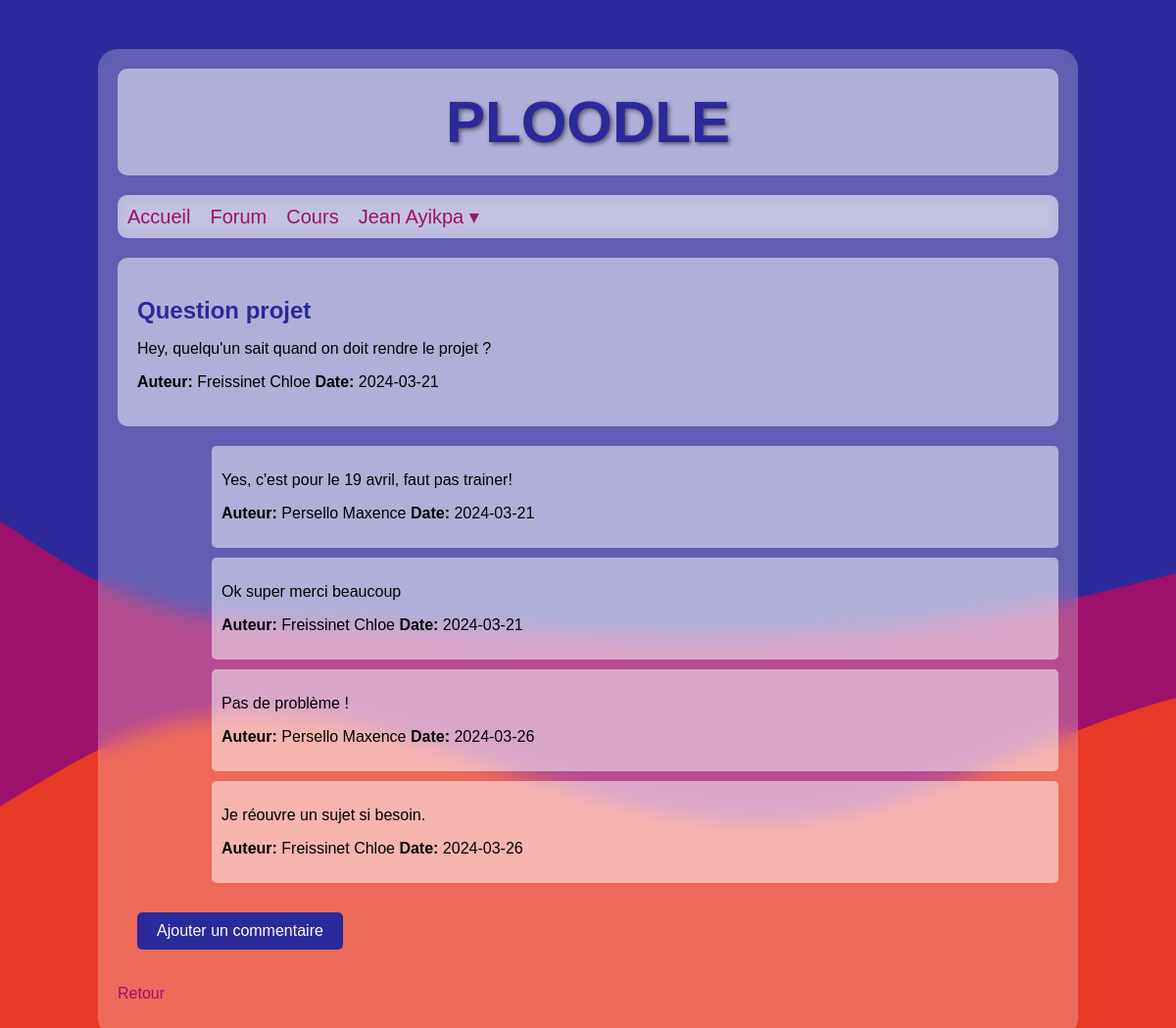
/?route=forum&arID=2 (signed in), run on the app's committed database.
### tables this page shows
CREATE TABLE `article` (
  `arID` int(11) NOT NULL,
  `arTitre` text NOT NULL,
  `arContenu` text NOT NULL,
  `arAuteur` int(11) NOT NULL,
  `arDate` date NOT NULL
);

CREATE TABLE `user` (
  `usID` int(11) NOT NULL,
  `usNom` text NOT NULL,
  `usPrenom` text NOT NULL,
  `usLogin` text NOT NULL,
  `usPass` text NOT NULL,
  `usAdmin` tinyint(1) NOT NULL,
  `usNiveau` int(11) NOT NULL,
  `usFormation` int(11) NOT NULL
);

CREATE TABLE `commentaire` (
  `coID` int(11) NOT NULL,
  `coArticleID` int(11) NOT NULL,
  `coContenu` text NOT NULL,
  `coAuteur` int(11) NOT NULL,
  `coDate` date NOT NULL
);

### models/forumModel.php (called while the page is built, shortened)
<?php
function getArticle($arID): array {
    $db = bdConnect();
    $query = "SELECT arID, arTitre, arContenu, usNom, usPrenom, arDate FROM article, user WHERE arID = :arID AND arAuteur = usID";
    $stmt = $db->prepare($query);
    $stmt->execute(array(':arID' => $arID));
    $article = $stmt->fetch(PDO::FETCH_ASSOC);
    return $article;
}
function getComments($arID): array {
    $db = bdConnect();
    $query = "SELECT * FROM commentaire, user WHERE coArticleID = :arID AND coAuteur = usID ORDER BY (coID)";
    $stmt = $db->prepare($query);
    $stmt->bindParam(':arID', $arID);
    $stmt->execute();
    $commentaire = $stmt->fetchAll(PDO::FETCH_ASSOC);
    return $commentaire;
}

### views/forum_article.php (the view)
<?php
echo '<section>',
    '<h2>' . $article['arTitre'] . '</h2>',
    '<p>' . $article['arContenu'] . '</p>',
    '<p><strong>Auteur:</strong> ' . $article['usNom'] . ' ' . $article['usPrenom'],
    ' <strong>Date:</strong> ' . $article['arDate'] . '</p>',
'</section>';
if (!empty($comments)) {
    echo '<div class="comments">';
    foreach ($comments as $comment) {
        echo '<section class="comment">',
            '<p>' . $comment['coContenu'] . '</p>',
            '<p><strong>Auteur:</strong> ' . $comment['usNom'] . ' ' . $comment['usPrenom'],
            ' <strong>Date:</strong> ' . $comment['coDate'] . '</p>',
        '</section>';
    }
    echo '</div>';
} else {
    echo '<p>Aucun commentaire pour cet article.</p>';
}
if (isset($_SESSION['usLogin'])) {
    if (isset($_GET['addComment'])) {
        echo '<section class="add-forum-form">',
            '<h2>Ajouter un commentaire</h2>',
            '<form action="?route=forum&arID='.$_GET['arID'].'&saveComment" method="post">',
                '<label for="coContenu">Message</label>',
                '<textarea name="coContenu" placeholder="Contenu du commentaire" required></textarea><br>',
                '<input type="hidden" name="coArticleID" value="'.$_GET['arID'].'">',
                '<input type="submit" value="Publier"/>',
            '</form>',
        '</section>';
    } else {
        echo '<a href="?route=forum&arID='.$_GET['arID'].'&addComment" class="add-forum-button">Ajouter un commentaire</a>';
    }
}

### styles/style2.css (style rules this page uses)
:root { --primary: rgb(44, 41, 154); --secondary: rgba(157, 17, 108, 1); --tertiary: rgba(231, 57, 37, 1); }
body { margin: 0; font-family: Arial, sans-serif; background: url('../img/wave.svg') no-repeat center center fixed; background-size: cover; }
section, .box { margin-bottom: 20px; padding: 20px; background: rgba(255, 255, 255, 0.5); border-radius: 10px; }
a, .clickable { color: var(--secondary); font-weight: 500; text-decoration: none; cursor: pointer; }
h1, h2, h3, h4 { font-weight: bold; color: var(--primary); }
h2 { font-size: 24px; margin-bottom: 15px; }
.comments { margin-top: 20px; width: 90%; margin-left: 10%; }
.comment { background-color: rgba(255, 255, 255, 0.5); padding: 10px; margin-bottom: 10px; border-radius: 5px; }
.add-forum-button, .button { display: inline-block; padding: 10px 20px; background-color: var(--primary); color: white; border-radius: 5px; margin: 20px; }

### data on the page
article: arTitre "Question projet", arContenu "Hey, quelqu'un sait quand on doit rendre le projet ?", arAuteur.usNom "Freissinet", arAuteur.usPrenom "Chloe", arDate "2024-03-21"
commentaire: coContenu "Yes, c'est pour le 19 avril, faut pas trainer!", coAuteur.usNom "Persello", coAuteur.usPrenom "Maxence", coDate "2024-03-21"
commentaire: coContenu "Ok super merci beaucoup", coAuteur.usNom "Freissinet", coAuteur.usPrenom "Chloe", coDate "2024-03-21"
commentaire: coContenu "Pas de problème !", coAuteur.usNom "Persello", coAuteur.usPrenom "Maxence", coDate "2024-03-26"
commentaire: coContenu "Je réouvre un sujet si besoin.", coAuteur.usNom "Freissinet", coAuteur.usPrenom "Chloe", coDate "2024-03-26"

### other printed values
$_SESSION['usPrenom'] "Jean"
$_SESSION['usNom'] "Ayikpa"
